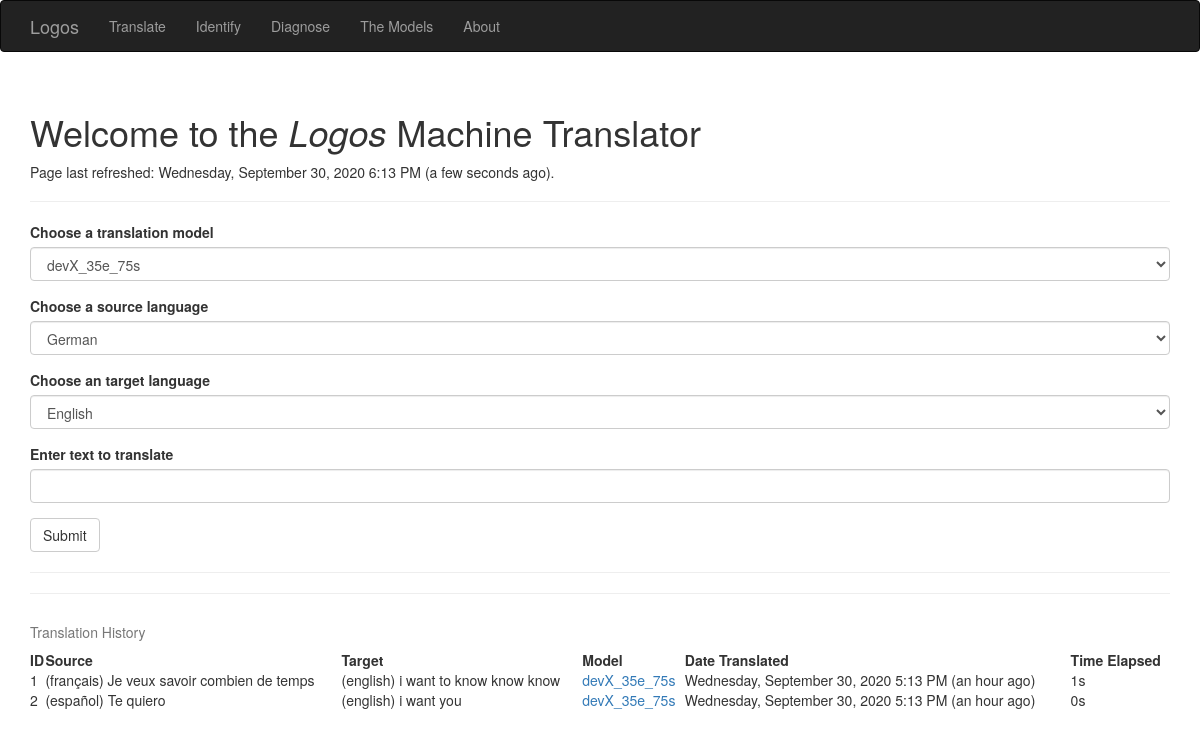
The page / on the database its author committed.
### app/models.py (models this page shows, shortened)
class Language(db.Model):
    __tablename__ = 'languages'
    id = db.Column(db.Integer, primary_key=True)
    code = db.Column(db.String(64), unique=True)
    name = db.Column(db.String(64))
    en_name = db.Column (db.String(64))

class Translation(db.Model):
    __tablename__ = 'translations'
    id = db.Column(db.Integer, primary_key=True)
    date = db.Column(db.DateTime())
    source_txt = db.Column(db.String(64), index=True)
    target_txt = db.Column(db.String(64), index=True)
    model_id = db.Column(db.Integer)
    elapsed_time = db.Column(db.String(64))

class TranslationModel(db.Model):
    __tablename__ = 'translation_models'
    id = db.Column(db.Integer, primary_key=True)
    date = db.Column(db.DateTime())
    name = db.Column(db.String(64))
    summary = db.Column(db.String(64))
    number_of_epochs = db.Column(db.Integer, db.ForeignKey('epochs.id'))
    number_of_sentences = db.Column(db.Integer, db.ForeignKey('subsets.id'))
    source_lang_id = db.Column(db.Integer)
    target_lang_id = db.Column(db.Integer)
    build_id = db.Column(db.Integer)
    model_path = db.Column(db.String)
    source_tokenizer = db.Column(db.String)
    source_max_length = db.Column(db.Integer)
    source_word_count = db.Column(db.Integer)
    target_tokenizer = db.Column(db.String)
    target_word_count = db.Column(db.Integer)
    target_max_length = db.Column(db.Integer)

### app/main/views.py (the view, shortened to what this page needs)
@main.route('/', methods=['GET', 'POST'])
def index():
    form = TranslationForm()
    table_of_translation_history = [[   translation.id,
                                        translation.date,
                                        translation.source_txt,
                                        Language.query.filter_by(id=TranslationModel.query.filter_by(id=translation.model_id).first().source_lang_id).first().name,
                                        translation.target_txt,
                                        Language.query.filter_by(id=TranslationModel.query.filter_by(id=translation.model_id).first().target_lang_id).first().name,
                                        TranslationModel.query.filter_by(id=translation.model_id).first().name,
                                        translation.elapsed_time] \
        for translation in Translation.query.all()]
    form.form_selection_model.choices = [f'{model.name}' for model in db.session.query(TranslationModel.name).distinct()]
    form.form_selection_input_lang.choices = [f'{Language.query.filter_by(id=model.source_lang_id).first().en_name}' \
        for model in db.session.query(TranslationModel.source_lang_id).distinct()]
    form.form_selection_output_lang.choices = [f'{Language.query.filter_by(id=model.target_lang_id).first().en_name}' \
        for model in db.session.query(TranslationModel.target_lang_id).distinct()]
    if 'model_name' in session:
        form.form_selection_model.data = session['model_name']
    if 'input_text' in session:
        form.form_string_input.data= session['input_text']
    if 'input_lang' in session:
        form.form_selection_input_lang.data = session['input_lang']
    if 'output_lang' in session:
        form.form_selection_output_lang.data= session['output_lang']
    return render_template('index.html',
                           form=form,
                           form_output=session.get('form_output'),
                           form_input=session.get('input_text'),
                           ouput_selection=session.get('output_lang'),
                           input_selection=session.get('input_lang'),
                           table_of_translation_history=table_of_translation_history,
                           current_time=datetime.utcnow())

### app/main/forms.py
class TranslationForm(FlaskForm):
    form_selection_model = SelectField('Choose a translation model', validators=[DataRequired()])
    form_selection_input_lang = SelectField('Choose a source language', validators=[DataRequired()])
    form_selection_output_lang = SelectField('Choose an target language', validators=[DataRequired()])
    form_string_input = StringField('Enter text to translate', validators=[DataRequired()])
    submit = SubmitField('Submit')

### app/templates/index.html (shortened to what this page needs)
{% extends "base.html" %}
{% import "bootstrap/wtf.html" as wtf %}
{% block head %}
{{ super() }}
{% endblock %}
{% block page_content %}
<div class="page-header">
    <h1>Welcome to the <i>Logos</i> Machine Translator</h1>
    <p>Page last refreshed: {{ moment(current_time).format('LLLL') }}
      ({{ moment(current_time).fromNow(refresh=True) }}).</p>
</div>
{{ wtf.quick_form(form) }}
<hr/>
<hr/>
<div class="page=header">
    <table style="width:100%">
        <caption>Translation History</caption>
        <tr>
          <th>ID</th>
          <th>Source</th>
          <th>Target</th>
          <th>Model</th>
          <th>Date Translated</th>
          <th>Time Elapsed</th>
        </tr>
        {% for translation in table_of_translation_history %}
        <tr>
          <td>{{ translation[0] }}</td>
          <td>({{ translation[3] }}) {{ translation[2] }}</td>
          <td>({{ translation [5] }}) {{ translation[4] }}</td>
          <td><a href="/themodels" target="_blank">{{ translation[6] }}</a></td>
          <td>{{ moment(translation[1]).format('LLLL') }} ({{ moment(translation[1]).fromNow(refresh=True) }})</td>
          <td>{{ translation[7] }}</td>
        </tr>
        {% endfor %}
    </table>
</div>
{% endblock %}

### rows shown on the page
Translation: date "Wednesday, September 30, 2020 5:13 PM", date "an hour ago"
Translation: date "Wednesday, September 30, 2020 5:13 PM", date "an hour ago"

### other values the page prints
{{ translation[0] }} "1" "2"
